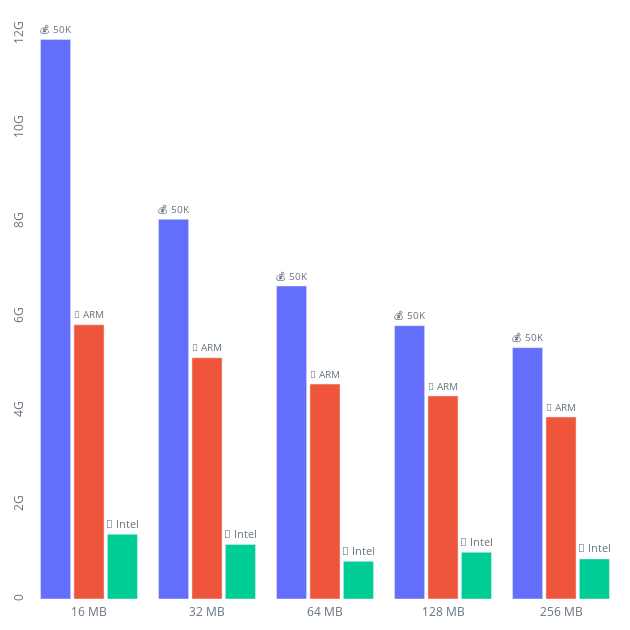

The cell this chart's notebook holds for it:
### Code cell
fig = chart_for_workload("std::unordered_map.find", workloads=['16 MB', '32 MB', '64 MB', '128 MB', '256 MB'])
fig.write_image("report_std.svg")
fig.show()

### Figure 1 — Plotly figure (JSON) as saved in the notebook; plotly's stock layout.template omitted (floating-point values rounded to 4 significant figures)
{"data": [{"name": "💰 50K", "orientation": "v", "text": ["💰 50K", "💰 50K", "💰 50K", "💰 50K", "💰 50K"], "textposition": "outside", "type": "bar", "x": ["16 MB", "32 MB", "64 MB", "128 MB", "256 MB"], "y": [11880000000.0, 8061000000.0, 6646000000.0, 5803000000.0, 5337000000.0]}, {"name": " ARM", "orientation": "v", "text": [" ARM", " ARM", " ARM", " ARM", " ARM"], "textposition": "outside", "type": "bar", "x": ["16 MB", "32 MB", "64 MB", "128 MB", "256 MB"], "y": [5822000000.0, 5121000000.0, 4563000000.0, 4312000000.0, 3866000000.0]}, {"name": " Intel", "orientation": "v", "text": [" Intel", " Intel", " Intel", " Intel", " Intel"], "textposition": "outside", "type": "bar", "x": ["16 MB", "32 MB", "64 MB", "128 MB", "256 MB"], "y": [1372000000.0, 1158000000.0, 799700000.0, 990600000.0, 850700000.0]}], "layout": {"bargap": 0.15, "bargroupgap": 0.1, "barmode": "group", "font": {"color": "#637381"}, "height": 630, "margin": {"b": 10, "l": 10, "pad": 4, "r": 10, "t": 10}, "paper_bgcolor": "rgba(0,0,0,0)", "plot_bgcolor": "rgba(0,0,0,0)", "showlegend": false, "width": 630, "yaxis": {"exponentformat": "SI", "tickangle": -90}}}
